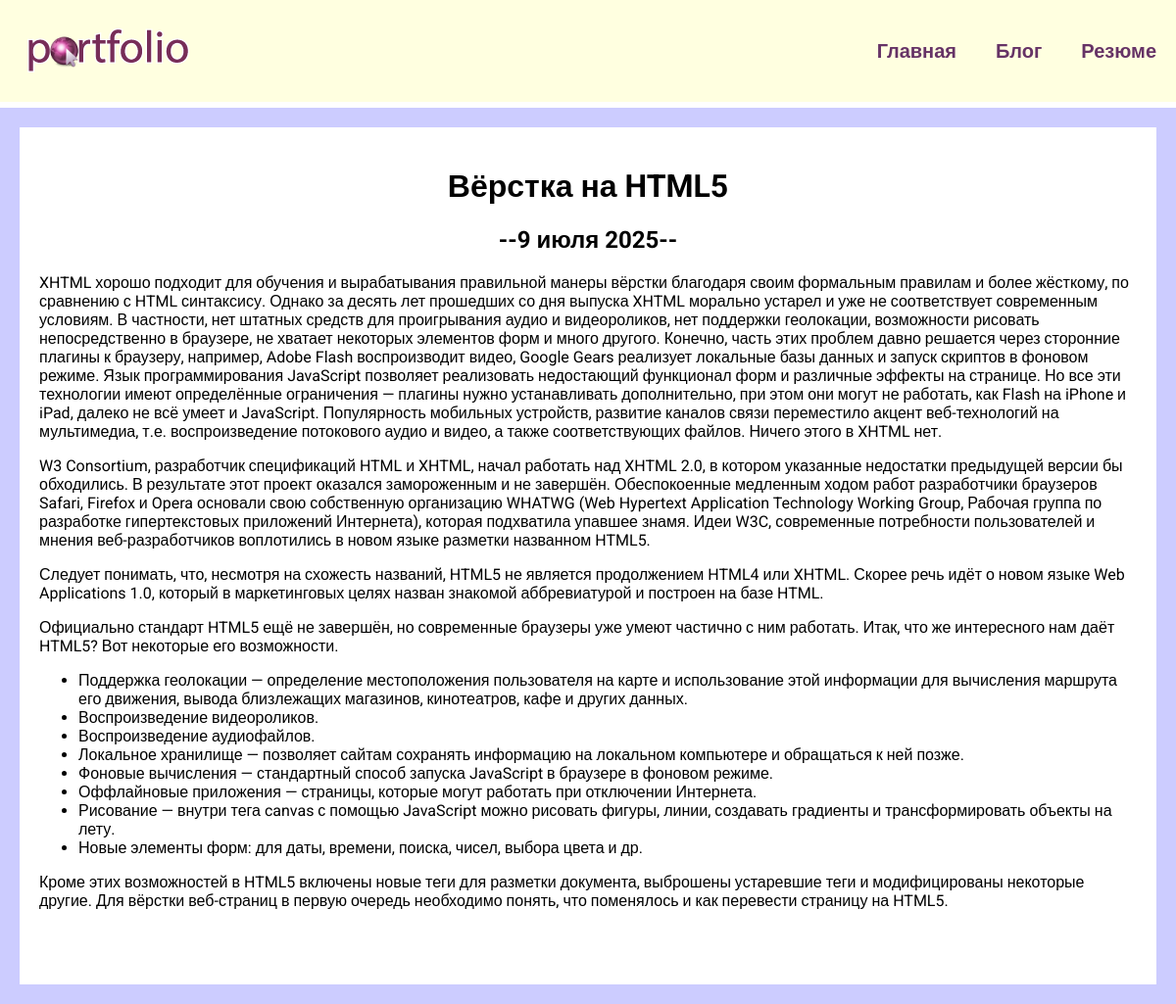
Page /blog/1/ on the committed database.
### blog/models.py (models this page shows, shortened)
class Blog(models.Model):
    title = models.CharField(max_length=200)
    description = models.TextField()
    data = models.DateField()

### blog/views.py (the view)
# urls.py: path('<int:blog_id>/', views.detail, name='detail'),
def detail(request, blog_id):
    blog = get_object_or_404(Blog, pk=blog_id)
    return render(request,'blog/details.html', {'blog':blog})

### blog/templates/blog/details.html
{% extends 'skills/base.html' %}
{% load static %}
{% block content %}
<div class="detail">
    <h1>{{ blog.title }}</h1>
    <h2>--{{ blog.data|date:'j E Y' }}--</h2>
    {{ blog.description|safe }}
</div>
{% endblock %}

### skills/static/css/style.css (style rules this page uses)
body { font-family: "Roboto", sans-serif; background: #CCCCFF; padding: 0; margin: 0; }
h1 { text-align:center; margin-top:60px 0 40px; }
h2 { text-align:center; margin:20px 0; }
.detail { background: #FFF; padding:20px 20px 60px; box-sizing: border-box; }

### rows in the picture
Blog: title "Вёрстка на HTML5", data "9 июля 2025", description "XHTML хорошо подходит для обучения и вырабатывания правильной манеры вёрстки благодаря своим формальным правилам и более жёсткому, по сравнению с HTML синтаксису. Однако за десять лет прошедших со дня выпуска XHTML морально устарел и уже не соответствует современным условиям. В частности, нет штатных средств для проигрывания аудио и видеороликов, нет поддержки геолокации, возможности рисовать непосредственно в браузере, не хватает некоторых элементов форм и много другого. Конечно, часть этих проблем давно решается через сторонние плагины к браузеру, например, Adobe Flash воспроизводит видео, Google Gears реализует локальные базы данных и запуск скриптов в фоновом режиме. Язык…"
